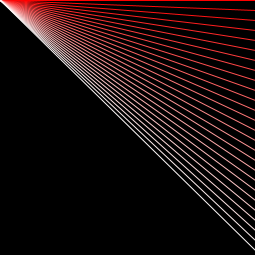
Frame 1 (no input)
Frame 60 (the mouse pressed at the canvas centre just before this capture): identical to frame 1, image omitted
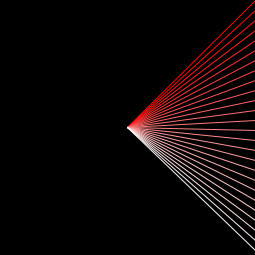
Frame 120 (the mouse held since frame 60 and released just before this capture)

The Processing sketch that drew these frames (run headless with seeded random() and noise(); from frame 60 on, the mouse is pressed at the canvas centre):

// Processing sketch: processing_169179
// ── processing_169179.pde

void setup () {   background (0);   
  size(255,255); 
        background (0);  
}

void draw () {
         background (0); 
for (int i=0; i<height; i = i + 10) { 

    stroke(255,i,i); 
    line(mouseX, mouseY, width, i); 

 } 
}
